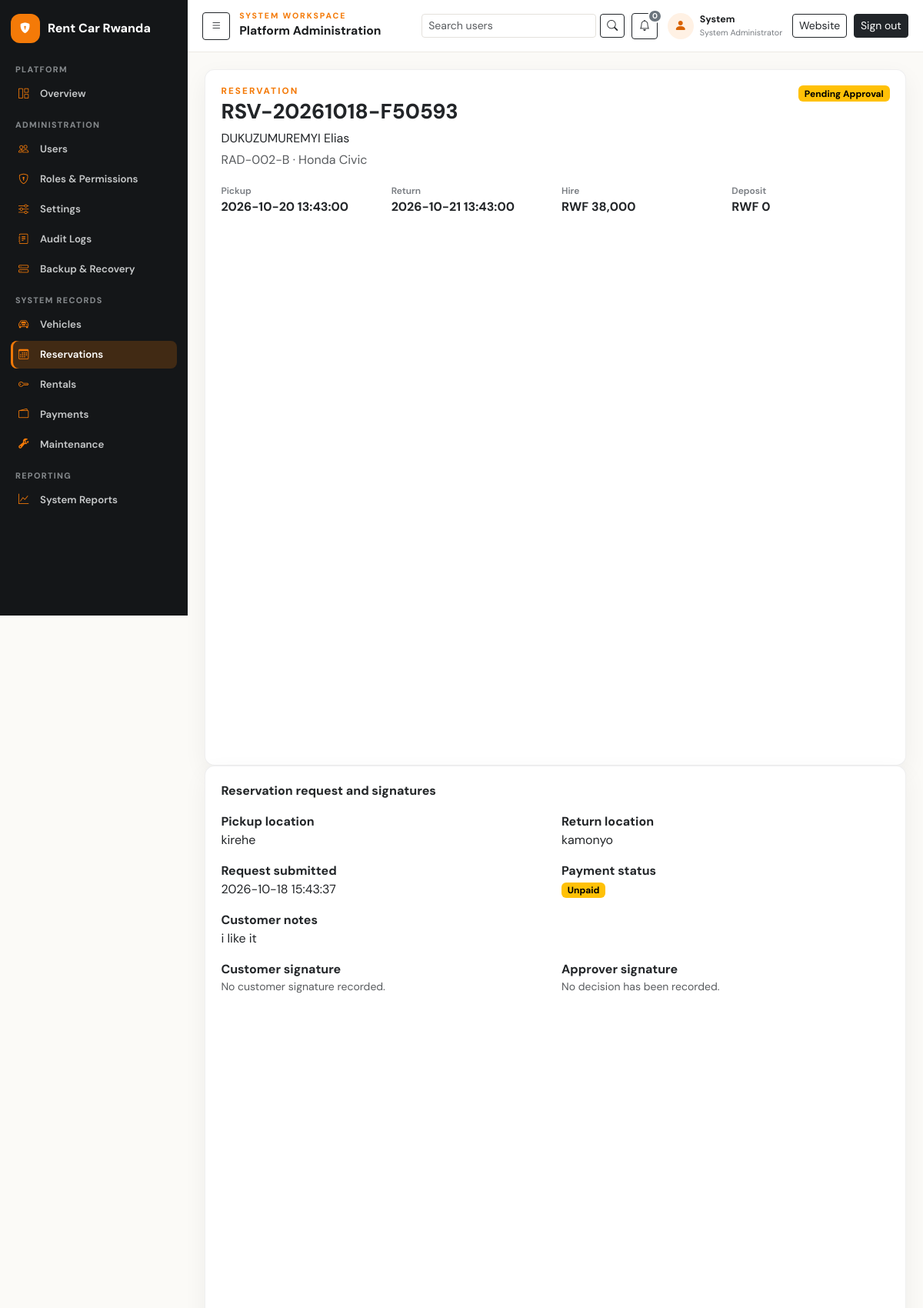
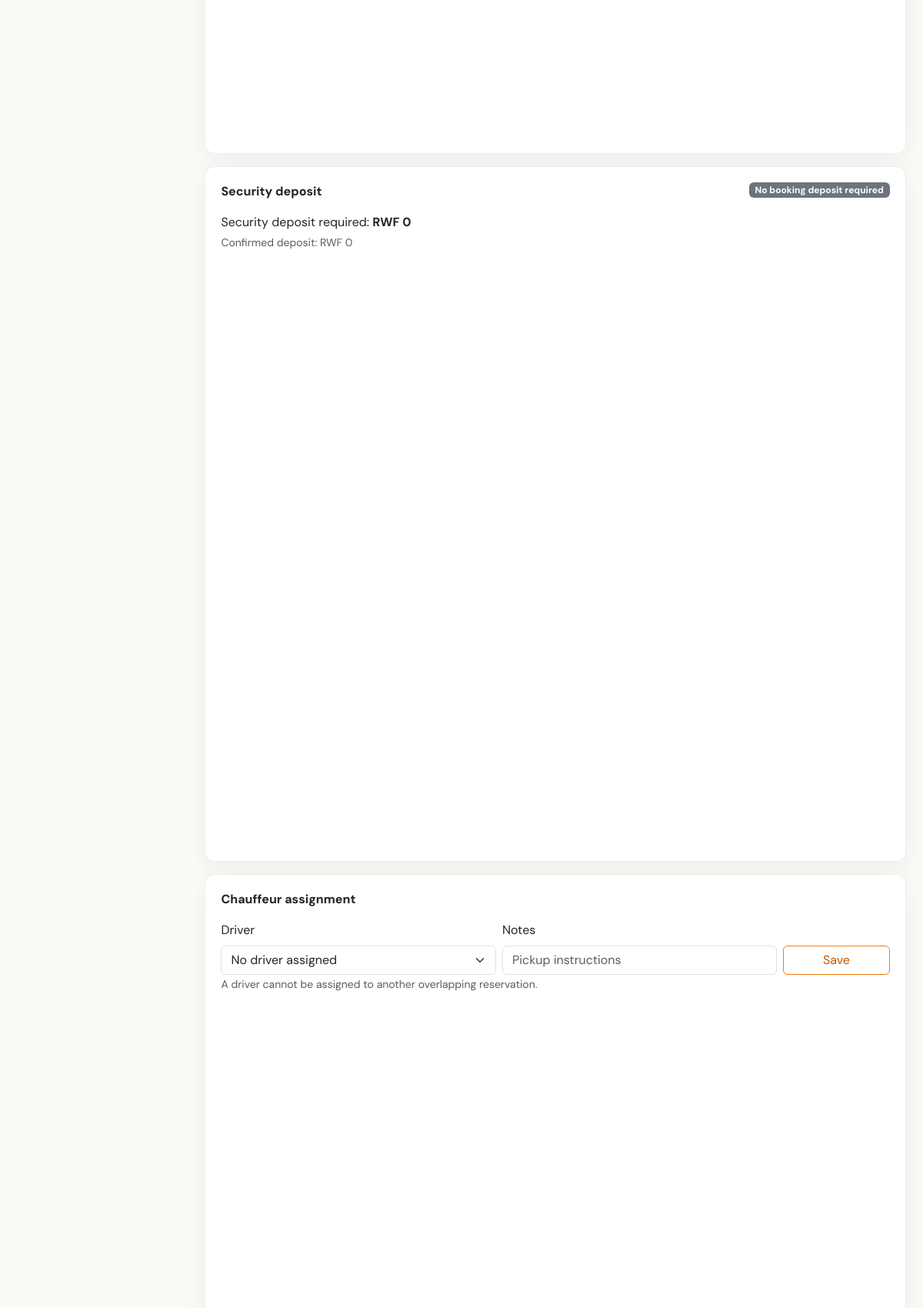
The app's page /index.php?id=2&r=reservations/show (signed in, upper part) with its own data (2 pictures, top to bottom).
### tables this page shows
CREATE TABLE IF NOT EXISTS users (
  user_id BIGINT UNSIGNED AUTO_INCREMENT PRIMARY KEY,
  role_id BIGINT UNSIGNED NOT NULL,
  first_name VARCHAR(100) NOT NULL,
  last_name VARCHAR(100) NOT NULL,
  email VARCHAR(190) NULL UNIQUE,
  phone VARCHAR(30) NULL,
  password_hash VARCHAR(255) NOT NULL,
  status ENUM('active','inactive','suspended','pending') NOT NULL DEFAULT 'active',
  last_login_at DATETIME NULL,
  created_at TIMESTAMP NOT NULL DEFAULT CURRENT_TIMESTAMP,
  updated_at TIMESTAMP NOT NULL DEFAULT CURRENT_TIMESTAMP ON UPDATE CURRENT_TIMESTAMP,
  KEY idx_users_role_status (role_id,status),
  CONSTRAINT fk_users_role FOREIGN KEY (role_id) REFERENCES roles(role_id) ON DELETE RESTRICT ON UPDATE CASCADE
);

CREATE TABLE IF NOT EXISTS reservations (
  reservation_id BIGINT UNSIGNED AUTO_INCREMENT PRIMARY KEY,
  reservation_code VARCHAR(40) NOT NULL UNIQUE,
  customer_id BIGINT UNSIGNED NOT NULL,
  vehicle_id BIGINT UNSIGNED NOT NULL,
  pickup_datetime DATETIME NOT NULL,
  return_datetime DATETIME NOT NULL,
  pickup_location VARCHAR(255) NULL,
  return_location VARCHAR(255) NULL,
  agreed_daily_rate DECIMAL(12,2) NOT NULL,
  estimated_days DECIMAL(8,2) NOT NULL,
  estimated_amount DECIMAL(12,2) NOT NULL DEFAULT 0,
  discount_amount DECIMAL(12,2) NOT NULL DEFAULT 0,
  tax_amount DECIMAL(12,2) NOT NULL DEFAULT 0,
  security_deposit DECIMAL(12,2) NOT NULL DEFAULT 0,
  status ENUM('pending','confirmed','cancelled','rejected','completed','no_show') NOT NULL DEFAULT 'pending',
  payment_status ENUM('unpaid','pending','successful','failed','cancelled','refunded') NOT NULL DEFAULT 'unpaid',
  customer_notes TEXT NULL,
  internal_notes TEXT NULL,
  customer_signature MEDIUMBLOB NULL,
  customer_signature_user_id BIGINT UNSIGNED NULL,
  customer_signature_captured_by BIGINT UNSIGNED NULL,
  customer_signed_at DATETIME NULL,
  approval_note VARCHAR(500) NULL,
  approver_signature MEDIUMBLOB NULL,
  decision_by BIGINT UNSIGNED NULL,
  decision_at DATETIME NULL,
  cancellation_reason VARCHAR(500) NULL,
  created_by BIGINT UNSIGNED NULL,
  confirmed_by BIGINT UNSIGNED NULL,
  confirmed_at DATETIME NULL,
  cancelled_at DATETIME NULL,
  created_at TIMESTAMP NOT NULL DEFAULT CURRENT_TIMESTAMP,
  updated_at TIMESTAMP NOT NULL DEFAULT CURRENT_TIMESTAMP ON UPDATE CURRENT_TIMESTAMP,
  KEY idx_reservation_vehicle_period (vehicle_id,status,pickup_datetime,return_datetime),
  KEY idx_reservation_customer (customer_id,created_at), KEY idx_reservation_status_pickup (status,pickup_datetime),
  KEY idx_res_payment_status (payment_status,updated_at),
  CONSTRAINT fk_res_customer FOREIGN KEY (customer_id) REFERENCES customers(customer_id) ON DELETE RESTRICT ON UPDATE CASCADE,
  CONSTRAINT fk_res_vehicle FOREIGN KEY (vehicle_id) REFERENCES vehicles(vehicle_id) ON DELETE RESTRICT ON UPDATE CASCADE,
  CONSTRAINT fk_res_creator FOREIGN KEY (created_by) REFERENCES users(user_id) ON DELETE SET NULL ON UPDATE CASCADE,
  CONSTRAINT fk_res_confirmer FOREIGN KEY (confirmed_by) REFERENCES users(user_id) ON DELETE SET NULL ON UPDATE CASCADE,
  CONSTRAINT fk_res_customer_signature_user FOREIGN KEY (customer_signature_user_id) REFERENCES users(user_id) ON DELETE SET NULL ON UPDATE CASCADE,
  CONSTRAINT fk_res_customer_signature_captor FOREIGN KEY (customer_signature_captured_by) REFERENCES users(user_id) ON DELETE SET NULL ON UPDATE CASCADE,
  CONSTRAINT fk_res_decision_user FOREIGN KEY (decision_by) REFERENCES users(user_id) ON DELETE SET NULL ON UPDATE CASCADE,
  CONSTRAINT chk_res_period CHECK (return_datetime > pickup_datetime),
  CONSTRAINT chk_res_amounts CHECK (agreed_daily_rate >= 0 AND estimated_days > 0 AND estimated_amount >= 0 AND discount_amount >= 0 AND tax_amount >= 0 AND security_deposit >= 0)
);

CREATE TABLE IF NOT EXISTS customers (
  customer_id BIGINT UNSIGNED AUTO_INCREMENT PRIMARY KEY,
  linked_user_id BIGINT UNSIGNED NULL UNIQUE,
  customer_code VARCHAR(30) NOT NULL UNIQUE,
  first_name VARCHAR(100) NOT NULL,
  last_name VARCHAR(100) NOT NULL,
  phone VARCHAR(30) NOT NULL,
  email VARCHAR(190) NULL,
  address VARCHAR(255) NULL,
  identification_type ENUM('national_id','passport','other') NULL,
  identification_number VARCHAR(100) NULL,
  driving_license_number VARCHAR(100) NULL,
  license_expiry_date DATE NULL,
  status ENUM('active','inactive','blacklisted') NOT NULL DEFAULT 'active',
  created_by BIGINT UNSIGNED NULL,
  created_at TIMESTAMP NOT NULL DEFAULT CURRENT_TIMESTAMP,
  updated_at TIMESTAMP NOT NULL DEFAULT CURRENT_TIMESTAMP ON UPDATE CURRENT_TIMESTAMP,
  UNIQUE KEY uq_customer_identity (identification_type,identification_number),
  KEY idx_customer_name (last_name,first_name), KEY idx_customer_phone (phone), KEY idx_customer_email (email),
  CONSTRAINT fk_customer_user FOREIGN KEY (linked_user_id) REFERENCES users(user_id) ON DELETE SET NULL ON UPDATE CASCADE,
  CONSTRAINT fk_customer_creator FOREIGN KEY (created_by) REFERENCES users(user_id) ON DELETE SET NULL ON UPDATE CASCADE
);

CREATE TABLE IF NOT EXISTS vehicles (
  vehicle_id BIGINT UNSIGNED AUTO_INCREMENT PRIMARY KEY,
  category_id BIGINT UNSIGNED NOT NULL,
  registration_no VARCHAR(30) NOT NULL UNIQUE,
  vin VARCHAR(80) NULL UNIQUE,
  make VARCHAR(80) NOT NULL,
  model VARCHAR(80) NOT NULL,
  manufacture_year SMALLINT UNSIGNED NULL,
  colour VARCHAR(40) NULL,
  transmission ENUM('manual','automatic','other') NOT NULL DEFAULT 'manual',
  fuel_type ENUM('petrol','diesel','hybrid','electric','other') NOT NULL DEFAULT 'petrol',
  daily_rate DECIMAL(12,2) NOT NULL,
  weekly_rate DECIMAL(12,2) NULL,
  monthly_rate DECIMAL(12,2) NULL,
  current_mileage INT UNSIGNED NOT NULL DEFAULT 0,
  fuel_level_percent DECIMAL(5,2) NULL,
  image_path VARCHAR(500) NULL,
  status ENUM('available','reserved','rented','maintenance','inactive') NOT NULL DEFAULT 'available',
  insurance_expiry_date DATE NULL,
  inspection_expiry_date DATE NULL,
  description TEXT NULL,
  created_by BIGINT UNSIGNED NULL,
  created_at TIMESTAMP NOT NULL DEFAULT CURRENT_TIMESTAMP,
  updated_at TIMESTAMP NOT NULL DEFAULT CURRENT_TIMESTAMP ON UPDATE CURRENT_TIMESTAMP,
  KEY idx_vehicle_search (category_id,status,daily_rate), KEY idx_vehicle_model (make,model),
  CONSTRAINT fk_vehicle_category FOREIGN KEY (category_id) REFERENCES vehicle_categories(category_id) ON DELETE RESTRICT ON UPDATE CASCADE,
  CONSTRAINT fk_vehicle_creator FOREIGN KEY (created_by) REFERENCES users(user_id) ON DELETE SET NULL ON UPDATE CASCADE,
  CONSTRAINT chk_vehicle_rates CHECK (daily_rate >= 0 AND (weekly_rate IS NULL OR weekly_rate >= 0) AND (monthly_rate IS NULL OR monthly_rate >= 0)),
  CONSTRAINT chk_vehicle_fuel CHECK (fuel_level_percent IS NULL OR fuel_level_percent BETWEEN 0 AND 100)
);

### views/reservations/show.php (the view, shortened to what the rows shown need)
<section class="panel invoice-hero">
  <div class="d-flex justify-content-between align-items-start gap-3 flex-wrap">
    <div>
      <p class="eyebrow mb-1">Reservation</p>
      <h2><?= e($row['reservation_code']) ?></h2>
      <p class="mb-1"><?= e($row['first_name'] . ' ' . $row['last_name']) ?></p>
      <p class="text-muted mb-0"><?= e($row['registration_no'] . ' · ' . $row['make'] . ' ' . $row['model']) ?></p>
    </div>
  </div>
  <div class="kpi-row">
    <div><span>Pickup</span><strong><?= e($row['pickup_datetime']) ?></strong></div>
    <div><span>Return</span><strong><?= e($row['return_datetime']) ?></strong></div>
    <div><span>Hire</span><strong><?= e(\Crms\Money::format($row['estimated_amount'])) ?></strong></div>
    <div><span>Deposit</span><strong><?= e(\Crms\Money::format($row['security_deposit'])) ?></strong></div>
  </div>
</section>
<section class="panel mb-3">
  <div class="row g-3">
    <div class="col-md-6"><strong>Pickup location</strong><div><?= e($row['pickup_location'] ?: 'Not specified') ?></div></div>
    <div class="col-md-6"><strong>Return location</strong><div><?= e($row['return_location'] ?: 'Not specified') ?></div></div>
    <div class="col-md-6"><strong>Request submitted</strong><div><?= e($row['created_at']) ?></div></div>
    <?php if (!empty($row['customer_notes'])): ?><div class="col-12"><strong>Customer notes</strong><div><?= nl2br(e($row['customer_notes'])) ?></div></div><?php endif; ?>
  </div>
</section>

### views/layouts/app.php (shortened to what the rows shown need)
<!doctype html>
<html lang="en">
<head>
  <link href="https://cdn.jsdelivr.net/npm/bootstrap@5.3.3/dist/css/bootstrap.min.css" rel="stylesheet">
  <link href="https://cdn.jsdelivr.net/npm/bootstrap-icons@1.11.3/font/bootstrap-icons.min.css" rel="stylesheet">
  <link href="<?= e(asset('public/css/app.css')) ?>" rel="stylesheet">
</head>
<?php $isSystemAdmin = ($user['role_name'] ?? '') === 'System Administrator'; ?>
<body class="site-body app-body<?= $isSystemAdmin ? ' admin-workspace' : '' ?><?= !empty($printAgreement) ? ' rental-agreement-print' : '' ?><?= !empty($reportPrint) ? ' report-print' : '' ?>">
<div class="app-shell">
  <?php require dirname(__DIR__) . '/partials/sidebar.php'; ?>
  <div class="app-main">
    <header class="app-topbar">
      <?php if ($isSystemAdmin): ?>
        <button class="btn btn-sm btn-outline-dark d-none d-lg-inline-flex admin-sidebar-toggle" type="button" data-sidebar-toggle aria-expanded="true" aria-label="Collapse navigation"><i class="bi bi-list"></i></button>
        <div class="admin-topbar-title"><p class="eyebrow mb-0">System workspace</p><strong>Platform Administration</strong></div>
        <div class="app-topbar-actions admin-topbar-actions">
          <form class="admin-topbar-search" method="get" action="<?= e(url('admin/users')) ?>">
            <input class="form-control form-control-sm" type="search" name="q" value="<?= e((string)($q ?? '')) ?>" placeholder="Search users" aria-label="Search user accounts">
            <button class="btn btn-sm btn-outline-dark" type="submit" aria-label="Search"><i class="bi bi-search" aria-hidden="true"></i></button>
          </form>
          <a class="btn btn-sm btn-outline-dark admin-topbar-icon admin-notification-link" href="<?= e(url('dashboard')) ?>#dashboard-notifications" title="Notifications" aria-label="Notifications, <?= (int) ($unreadNotificationCount ?? 0) ?> unread">
            <i class="bi bi-bell" aria-hidden="true"></i>
            <span class="badge text-bg-<?= (int) ($unreadNotificationCount ?? 0) > 0 ? 'primary' : 'secondary' ?>" data-notification-count><?= (int) ($unreadNotificationCount ?? 0) ?></span>
          </a>
          <div class="admin-user-chip"><span class="admin-user-avatar"><i class="bi bi-person-fill" aria-hidden="true"></i></span><span><strong><?= e($user['first_name'] ?? 'Admin') ?></strong><small>System Administrator</small></span></div>
          <a class="btn btn-sm btn-outline-dark admin-website-link" href="<?= e(url('home')) ?>">Website</a>
          <form method="post" action="<?= e(url('logout')) ?>"><?= \Crms\Csrf::field() ?><button class="btn btn-sm btn-dark">Sign out</button></form>
        </div>
      <?php endif; ?>
    </header>
    <div class="app-content">
      <?= $content ?>
    </div>
  </div>
</div>
</body>
</html>

### records on screen
users: first_name "System"
reservations: reservation_code "RSV-20261018-F50593", customer.last_name "DUKUZUMUREMYI Elias", vehicle.model "RAD-002-B · Honda Civic", pickup_datetime "2026-10-20 13:43:00", return_datetime "2026-10-21 13:43:00", estimated_amount "RWF 38,000", security_deposit "RWF 0", pickup_location "kirehe", return_location "kamonyo", created_at "2026-10-18 15:43:37", customer_notes "i like it"

### other values on screen
$unreadNotificationCount "0"
$status "Pending Approval Unpaid"
